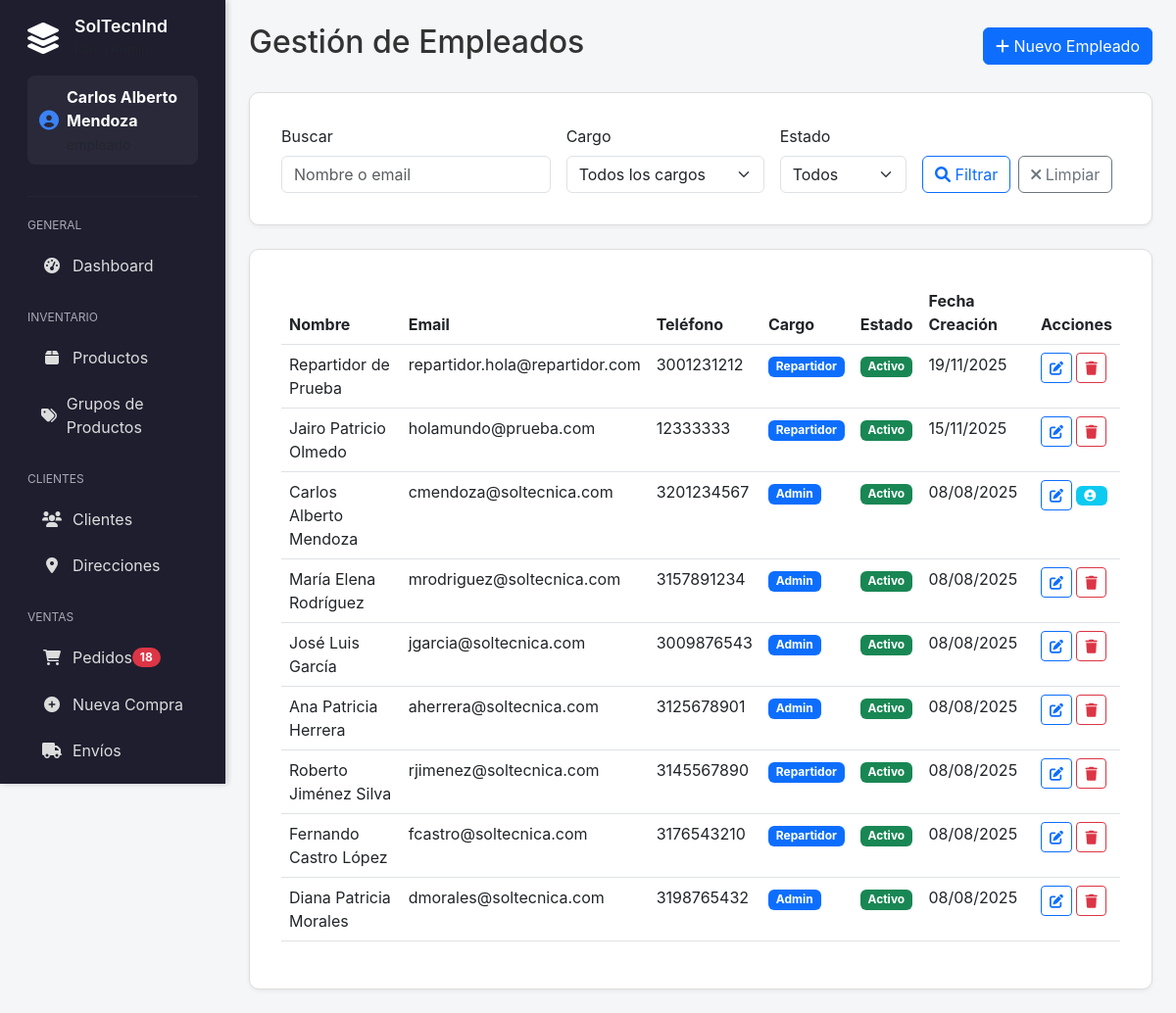
The app's page /admin/empleados.php (signed in) with its own data.
### tables this page shows
CREATE TABLE `empleados` (
  `id` int(11) NOT NULL,
  `nombre` varchar(255) NOT NULL,
  `email` varchar(255) NOT NULL,
  `telefono` varchar(20) DEFAULT NULL,
  `cargo` enum('admin','repartidor') NOT NULL DEFAULT 'admin',
  `activo` tinyint(1) DEFAULT 1,
  `created_at` timestamp NOT NULL DEFAULT current_timestamp(),
  `updated_at` timestamp NOT NULL DEFAULT current_timestamp() ON UPDATE current_timestamp()
);

### admin/empleados.php (the view, shortened to what this page needs)
<?php
require_once '../includes/LayoutManager.php';
$pdo = getConnection();
$search = $_GET['search'] ?? '';
$page = $_GET['page'] ?? 1;
$limit = 10;
$offset = ($page - 1) * $limit;
$where_conditions = [];
$params = [];
$where_clause = !empty($where_conditions) ? "WHERE " . implode(" AND ", $where_conditions) : "";
$sql = "SELECT * FROM empleados $where_clause ORDER BY created_at DESC LIMIT $limit OFFSET $offset";
$stmt = $pdo->prepare($sql);
$stmt->execute($params);
$empleados = $stmt->fetchAll();
?>
<div class="d-flex justify-content-between align-items-center mb-4">
    <h2>Gestión de Empleados</h2>
    <button type="button" class="btn btn-primary" data-bs-toggle="modal" data-bs-target="#empleadoModal">
        <i class="fas fa-plus"></i> Nuevo Empleado
    </button>
</div>
<div class="card mb-4">
    <div class="card-body">
        <form method="GET" class="row g-3">
            <div class="col-md-4">
                <label for="search" class="form-label">Buscar</label>
                <input type="text" class="form-control" id="search" name="search"
                       value="<?php echo htmlspecialchars($search); ?>"
                       placeholder="Nombre o email">
            </div>
            <div class="col-md-3">
                <label for="cargo" class="form-label">Cargo</label>
                <select class="form-select" id="cargo" name="cargo">
                    <option value="">Todos los cargos</option>
                </select>
            </div>
            <div class="col-md-2">
                <label for="activo" class="form-label">Estado</label>
                <select class="form-select" id="activo" name="activo">
                    <option value="">Todos</option>
                </select>
            </div>
            <div class="col-md-3 d-flex align-items-end">
                <button type="submit" class="btn btn-outline-primary me-2">
                    <i class="fas fa-search"></i> Filtrar
                </button>
                <a href="empleados.php" class="btn btn-outline-secondary">
                    <i class="fas fa-times"></i> Limpiar
                </a>
            </div>
        </form>
    </div>
</div>
<div class="card">
    <div class="card-body">
        <div class="table-responsive">
            <table class="table table-hover">
                <thead>
                    <tr>
                        <th>Nombre</th>
                        <th>Email</th>
                        <th>Teléfono</th>
                        <th>Cargo</th>
                        <th>Estado</th>
                        <th>Fecha Creación</th>
                        <th>Acciones</th>
                    </tr>
                </thead>
                <tbody>
                    <?php if (empty($empleados)): ?>
                        <tr>
                            <td colspan="7" class="text-center py-4">
                                <p class="text-muted">No hay empleados disponibles</p>
                            </td>
                        </tr>
                    <?php else: ?>
                        <?php foreach ($empleados as $empleado): ?>
                        <tr>
                            <td><?php echo htmlspecialchars($empleado['nombre']); ?></td>
                            <td><?php echo htmlspecialchars($empleado['email']); ?></td>
                            <td><?php echo htmlspecialchars($empleado['telefono'] ?? 'N/A'); ?></td>
                            <td>
                                <span class="badge bg-primary"><?php echo ucfirst($empleado['cargo']); ?></span>
                            </td>
                            <td>
                                <span class="badge bg-<?php echo $empleado['activo'] ? 'success' : 'secondary'; ?>">
                                    <?php echo $empleado['activo'] ? 'Activo' : 'Inactivo'; ?>
                                </span>
                            </td>
                            <td><?php echo date('d/m/Y', strtotime($empleado['created_at'])); ?></td>
                            <td>
                                <button type="button" class="btn btn-sm btn-outline-primary"
                                        onclick="editEmpleado(<?php echo htmlspecialchars(json_encode($empleado)); ?>)">
                                    <i class="fas fa-edit"></i>
                                </button>
                                <?php if ($empleado['id'] != $_SESSION['empleado_id']): ?>
                                    <button type="button" class="btn btn-sm btn-outline-danger"
                                            onclick="deleteEmpleado(<?php echo $empleado['id']; ?>)">
                                        <i class="fas fa-trash"></i>
                                    </button>
                                <?php else: ?>
                                    <span class="badge bg-info d-inline-flex align-items-center"
                                          title="Usuario actualmente conectado">
                                        <i class="fas fa-user-circle me-1"></i>
                                    </span>
                                <?php endif; ?>
                            </td>
                        </tr>
                        <?php endforeach; ?>
                    <?php endif; ?>
                </tbody>
            </table>
        </div>
    </div>
</div>

### records on screen
empleados: nombre "Repartidor de Prueba", email "repartidor.hola@repartidor.com", telefono "3001231212", cargo "Repartidor", activo "Activo", created_at "19/11/2025"
empleados: nombre "Jairo Patricio Olmedo", email "holamundo@prueba.com", telefono "12333333", cargo "Repartidor", activo "Activo", created_at "15/11/2025"
empleados: nombre "Carlos Alberto Mendoza", email "cmendoza@soltecnica.com", telefono "3201234567", cargo "Admin", activo "Activo", created_at "08/08/2025"
empleados: nombre "María Elena Rodríguez", email "mrodriguez@soltecnica.com", telefono "3157891234", cargo "Admin", activo "Activo", created_at "08/08/2025"
empleados: nombre "José Luis García", email "jgarcia@soltecnica.com", telefono "3009876543", cargo "Admin", activo "Activo", created_at "08/08/2025"
empleados: nombre "Ana Patricia Herrera", email "aherrera@soltecnica.com", telefono "3125678901", cargo "Admin", activo "Activo", created_at "08/08/2025"
empleados: nombre "Roberto Jiménez Silva", email "rjimenez@soltecnica.com", telefono "3145567890", cargo "Repartidor", activo "Activo", created_at "08/08/2025"
empleados: nombre "Fernando Castro López", email "fcastro@soltecnica.com", telefono "3176543210", cargo "Repartidor", activo "Activo", created_at "08/08/2025"
empleados: nombre "Diana Patricia Morales", email "dmorales@soltecnica.com", telefono "3198765432", cargo "Admin", activo "Activo", created_at "08/08/2025"

### other values on screen
$config['title'] "SolTecnInd"
$_SESSION['nombre'] "Carlos Alberto Mendoza"
$cat "GENERAL"
$item['text'] "Dashboard"
$cat "INVENTARIO"
$item['text'] "Productos"
$item['text'] "Grupos de Productos"
$cat "CLIENTES"
$item['text'] "Clientes"
$item['text'] "Direcciones"
$cat "VENTAS"
$item['text'] "Pedidos"
$count "18"
$item['text'] "Nueva Compra"
$item['text'] "Envíos"
